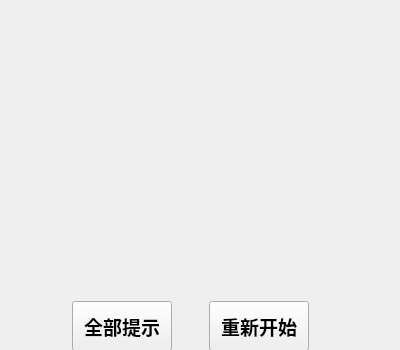
<?xml version="1.0" encoding="UTF-8"?>
<ui version="4.0">
 <class>Widget</class>
 <widget class="QWidget" name="Widget">
  <property name="geometry">
   <rect>
    <x>0</x>
    <y>0</y>
    <width>400</width>
    <height>350</height>
   </rect>
  </property>
  <property name="minimumSize">
   <size>
    <width>400</width>
    <height>350</height>
   </size>
  </property>
  <property name="maximumSize">
   <size>
    <width>400</width>
    <height>350</height>
   </size>
  </property>
  <property name="windowTitle">
   <string>Widget</string>
  </property>
  <widget class="QWidget" name="widget" native="true">
   <property name="geometry">
    <rect>
     <x>30</x>
     <y>290</y>
     <width>321</width>
     <height>61</height>
    </rect>
   </property>
   <layout class="QHBoxLayout" name="horizontalLayout">
    <item>
     <spacer name="horizontalSpacer_2">
      <property name="orientation">
       <enum>Qt::Horizontal</enum>
      </property>
      <property name="sizeHint" stdset="0">
       <size>
        <width>23</width>
        <height>20</height>
       </size>
      </property>
     </spacer>
    </item>
    <item>
     <widget class="QPushButton" name="buttonPrompt">
      <property name="minimumSize">
       <size>
        <width>100</width>
        <height>50</height>
       </size>
      </property>
      <property name="maximumSize">
       <size>
        <width>100</width>
        <height>50</height>
       </size>
      </property>
      <property name="font">
       <font>
        <family>04b_21</family>
        <pointsize>14</pointsize>
        <weight>75</weight>
        <bold>true</bold>
       </font>
      </property>
      <property name="text">
       <string>全部提示</string>
      </property>
     </widget>
    </item>
    <item>
     <spacer name="horizontalSpacer">
      <property name="orientation">
       <enum>Qt::Horizontal</enum>
      </property>
      <property name="sizeHint" stdset="0">
       <size>
        <width>24</width>
        <height>20</height>
       </size>
      </property>
     </spacer>
    </item>
    <item>
     <widget class="QPushButton" name="buttonRestart">
      <property name="minimumSize">
       <size>
        <width>100</width>
        <height>50</height>
       </size>
      </property>
      <property name="maximumSize">
       <size>
        <width>100</width>
        <height>50</height>
       </size>
      </property>
      <property name="font">
       <font>
        <family>04b_21</family>
        <pointsize>14</pointsize>
        <weight>75</weight>
        <bold>true</bold>
       </font>
      </property>
      <property name="text">
       <string>重新开始</string>
      </property>
     </widget>
    </item>
    <item>
     <spacer name="horizontalSpacer_3">
      <property name="orientation">
       <enum>Qt::Horizontal</enum>
      </property>
      <property name="sizeHint" stdset="0">
       <size>
        <width>23</width>
        <height>20</height>
       </size>
      </property>
     </spacer>
    </item>
   </layout>
  </widget>
 </widget>
 <layoutdefault spacing="6" margin="11"/>
 <resources/>
 <connections/>
</ui>
